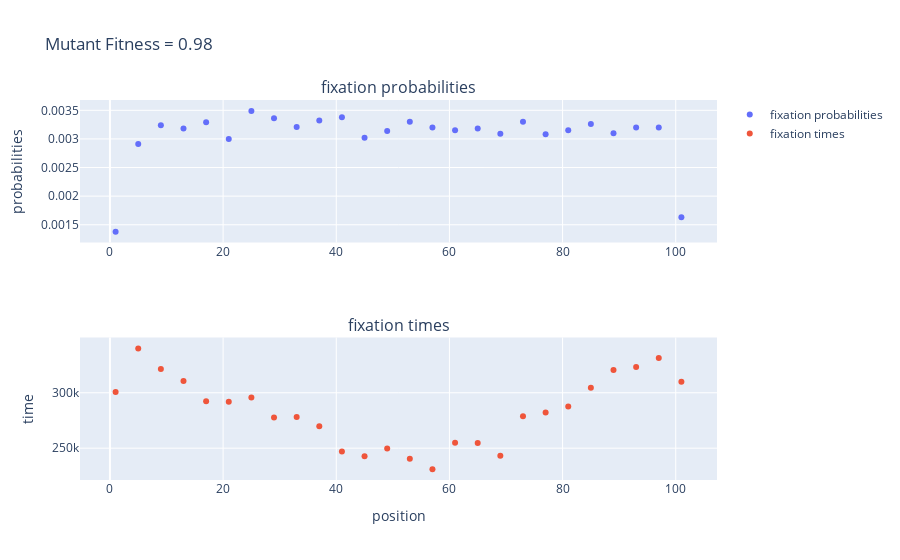

This figure's notebook cell:
### Code cell
fixProbsA98,timesA98,checkLocsA98=comparePlotA(.98,100000)
#comparePlotAjustPlot(fixProbs,times,checkLocs)

### Figure 1 — Plotly figure (JSON) as saved in the notebook; plotly's stock layout.template omitted (floating-point values rounded to 4 significant figures)
{"data": [{"mode": "markers", "name": "fixation probabilities", "type": "scatter", "x": [1, 5, 9, 13, 17, 21, 25, 29, 33, 37, 41, 45, 49, 53, 57, 61, 65, 69, 73, 77, 81, 85, 89, 93, 97, 101], "xaxis": "x", "y": [0.00138, 0.00291, 0.00324, 0.00318, 0.00329, 0.003, 0.00349, 0.00336, 0.00321, 0.00332, 0.00338, 0.00302, 0.00314, 0.0033, 0.0032, 0.00315, 0.00318, 0.00309, 0.0033, 0.00308, 0.00315, 0.00326, 0.0031, 0.0032, 0.0032, 0.00163], "yaxis": "y"}, {"mode": "markers", "name": "fixation times", "type": "scatter", "x": [1, 5, 9, 13, 17, 21, 25, 29, 33, 37, 41, 45, 49, 53, 57, 61, 65, 69, 73, 77, 81, 85, 89, 93, 97, 101], "xaxis": "x2", "y": [300700.0, 340000.0, 321400.0, 310700.0, 292300.0, 291900.0, 295700.0, 277600.0, 278000.0, 269700.0, 247000.0, 242800.0, 249800.0, 240500.0, 231100.0, 254900.0, 254600.0, 243300.0, 278800.0, 282300.0, 287600.0, 304600.0, 320600.0, 323300.0, 331300.0, 309900.0], "yaxis": "y2"}], "layout": {"annotations": [{"font": {"size": 16}, "showarrow": false, "text": "fixation probabilities", "x": 0.5, "xanchor": "center", "xref": "paper", "y": 1, "yanchor": "bottom", "yref": "paper"}, {"font": {"size": 16}, "showarrow": false, "text": "fixation times", "x": 0.5, "xanchor": "center", "xref": "paper", "y": 0.375, "yanchor": "bottom", "yref": "paper"}], "title": {"text": "Mutant Fitness = 0.98"}, "xaxis": {"anchor": "y", "domain": [0, 1]}, "xaxis2": {"anchor": "y2", "domain": [0, 1], "title": {"text": "position"}}, "yaxis": {"anchor": "x", "domain": [0.625, 1], "title": {"text": "probabilities"}}, "yaxis2": {"anchor": "x2", "domain": [0, 0.375], "title": {"text": "time"}}}}
